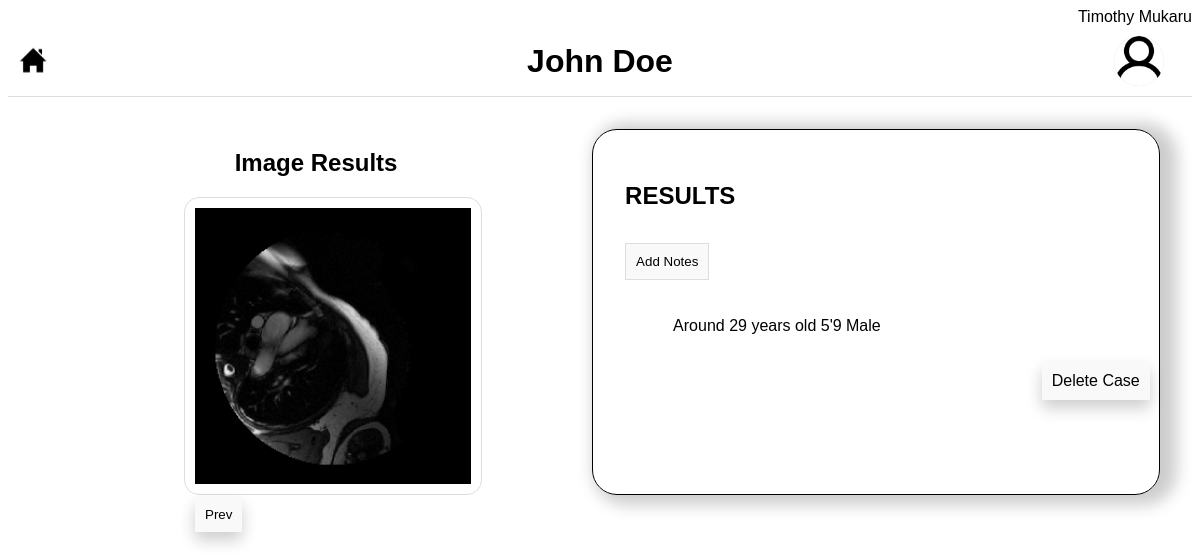
The page /results/3 (signed in) on the database its author committed.
### app/models.py (models this page shows)
class User(UserMixin, db.Model):
    id = db.Column(db.Integer, primary_key=True)
    name = db.Column(db.String(50))
    gender = db.Column(db.String(10))
    email = db.Column(db.String(120), unique=True)
    password = db.Column(db.String(80))
    cases = db.relationship('Case', backref='user', lazy=True)
    results = db.relationship('Result', backref='case', lazy=True)

class Case(db.Model):
    caseid = db.Column(db.Integer, primary_key=True)
    case_name = db.Column(db.String(120))
    notes = db.Column(db.String(500))
    file_path = db.Column(db.String(120))
    note = db.relationship('Note', backref='result', lazy=True)
    submitted_by = db.Column(db.Integer, db.ForeignKey('user.id'), nullable=False)

### app/routes.py (the view)
@app.route('/results/<int:caseid>')
@login_required
def results(caseid):
    case = Case.query.get(caseid)
    notes = Note.query.filter_by(case_id=caseid).all()
    result = Result.query.filter_by(case_id=caseid).first()
    png_filename = case.file_path.replace('.dcm', '.png')
    return render_template('results.html', case=case, png_filename=png_filename, notes=notes, result=result)

### app/models.py (called while the page is built)
@login_manager.user_loader
def load_user(user_id):
    return User.query.get(int(user_id))

### app/templates/results.html (shortened to what this page needs)
<!DOCTYPE html>
<html lang="en">
<head>
    <link rel="stylesheet" href="../static/css/style.css">
</head>
<body>
<div class="name">
    <p>{{ session['name'] }}</p>
</div>
<div class="header">
    <a href="/" class="menu-icon">
        <img src="../static/icons/home_icon.png" alt="home_icon" style="width: inherit;">
    </a>
    <h1>{{ case.case_name }}</h1>
    <div class="dropdown">
        <div class="profile-pic dropbtn">
            <img src="../static/icons/profile.png" alt="Profile_image" style="width: inherit; border-radius: 50%;">
        </div>
    </div>
</div>
<div class="content">
    <div class="results">
        <h2>RESULTS</h2>
        <button id="add-notes-button">Add Notes</button>
        <ul>
            <li>{{ case.notes }}</li>
        </ul>
        <div class="delete-div">
           <form method="POST" action="{{ url_for('delete_case', caseid=case.caseid) }}">
                <input type="submit" value="Delete Case" class="carousel-button">
            </form>
        </div>
    </div>
    <div class="image">
        <h2 style="text-align: center;"> Image Results</h2>
        <div class="carousel">
            <img class="carousel-image active" src="{{ url_for('static', filename='uploads/' + png_filename) }}" alt="Original Image">
            <button class="carousel-button prev">Prev</button>
        </div>
    </div>
</div>
</body>
</html>

### app/static/css/style.css (style rules this page uses)
body { font-family: Arial, sans-serif; }
a { color: black; text-decoration: none; }
li { list-style: none; padding: 8px; }
.name p { margin: 0; display: flex; justify-content: flex-end; }
.header { display: flex; justify-content: space-between; align-items: center; padding: 10px; border-bottom: 1px solid #ddd; }
.header h1 { position: absolute; left: 50%; transform: translateX(-50%); }
.profile-pic { border-radius: 50%; width: 50px; height: 50px; margin: 0 18px; background-color: lightgrey; cursor: pointer; }
.dropdown { position: relative; display: inline-block; }
.menu-icon { width: 30px; height: 30px; cursor: pointer; background-color: lightgrey; }
form { margin-top:-23px; padding: 10px; }
input[type=submit] { width :100% ; padding :10px ; cursor:pointer ; font-size :18pt ; }
.content { display: flex; justify-content: space-between; flex-direction: row-reverse; padding: 2em; }
.results { width: 50em; border: black 1px solid; border-radius: 25px; padding: 2em; box-shadow: 9px 2px 16px 8px rgba(0,0,0,0.2); }
.image { width: 55em; }
.carousel { position: relative; width: 50%; margin: 0 9em; border: 1px solid #ddd; border-radius: 15px; padding: 10px; }
.carousel-image { width: 100%; height: 100%; object-fit: cover; display: none; }
.carousel-image.active { display: block; }
.carousel-button { position: absolute; background: #f9f9f9; border: 1px solid #ddd; margin: 1em 0; box-shadow: 0px 8px 16px 0px rgba(0,0,0,0.2); border: none; padding: 10px; cursor: pointer; }
.delete-div { display: flex; height: fit-content; justify-content: flex-end; position: relative; width: 85%; }
.results input[type=submit] { width: fit-content; padding: 10px; cursor: pointer; font-size: 12pt; }
#add-notes-button { background: #f9f9f9; border: 1px solid #ddd; margin: 1em 0; padding: 10px; cursor: pointer; }

### rows shown on the page
User: name "Timothy Mukaru"
Case: case_name "John Doe", notes "Around 29 years old 5'9 Male"
